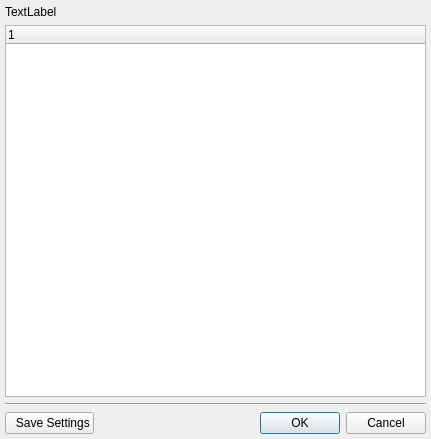
<?xml version="1.0" encoding="UTF-8"?>
<ui version="4.0">
 <class>ToOilExportDialog</class>
 <widget class="QDialog" name="ToOilExportDialog">
  <property name="geometry">
   <rect>
    <x>0</x>
    <y>0</y>
    <width>431</width>
    <height>439</height>
   </rect>
  </property>
  <property name="windowTitle">
   <string>Export to Oil software</string>
  </property>
  <layout class="QGridLayout" name="gridLayout">
   <property name="leftMargin">
    <number>5</number>
   </property>
   <property name="topMargin">
    <number>5</number>
   </property>
   <property name="rightMargin">
    <number>5</number>
   </property>
   <property name="bottomMargin">
    <number>5</number>
   </property>
   <item row="0" column="0">
    <widget class="QLabel" name="lblTitle">
     <property name="text">
      <string>TextLabel</string>
     </property>
    </widget>
   </item>
   <item row="1" column="0">
    <widget class="QTreeWidget" name="treeWidget">
     <column>
      <property name="text">
       <string notr="true">1</string>
      </property>
     </column>
    </widget>
   </item>
   <item row="2" column="0">
    <widget class="Line" name="line">
     <property name="orientation">
      <enum>Qt::Horizontal</enum>
     </property>
    </widget>
   </item>
   <item row="3" column="0">
    <layout class="QHBoxLayout" name="horizontalLayout">
     <item>
      <widget class="QPushButton" name="pbtSaveSettings">
       <property name="sizePolicy">
        <sizepolicy hsizetype="Maximum" vsizetype="Fixed">
         <horstretch>0</horstretch>
         <verstretch>0</verstretch>
        </sizepolicy>
       </property>
       <property name="text">
        <string>  Save Settings</string>
       </property>
      </widget>
     </item>
     <item>
      <spacer name="horizontalSpacer">
       <property name="orientation">
        <enum>Qt::Horizontal</enum>
       </property>
       <property name="sizeHint" stdset="0">
        <size>
         <width>40</width>
         <height>20</height>
        </size>
       </property>
      </spacer>
     </item>
     <item>
      <widget class="QDialogButtonBox" name="buttonBox">
       <property name="orientation">
        <enum>Qt::Horizontal</enum>
       </property>
       <property name="standardButtons">
        <set>QDialogButtonBox::Cancel|QDialogButtonBox::Ok</set>
       </property>
      </widget>
     </item>
    </layout>
   </item>
  </layout>
 </widget>
 <resources/>
 <connections>
  <connection>
   <sender>buttonBox</sender>
   <signal>accepted()</signal>
   <receiver>ToOilExportDialog</receiver>
   <slot>accept()</slot>
   <hints>
    <hint type="sourcelabel">
     <x>248</x>
     <y>254</y>
    </hint>
    <hint type="destinationlabel">
     <x>157</x>
     <y>274</y>
    </hint>
   </hints>
  </connection>
  <connection>
   <sender>buttonBox</sender>
   <signal>rejected()</signal>
   <receiver>ToOilExportDialog</receiver>
   <slot>reject()</slot>
   <hints>
    <hint type="sourcelabel">
     <x>316</x>
     <y>260</y>
    </hint>
    <hint type="destinationlabel">
     <x>286</x>
     <y>274</y>
    </hint>
   </hints>
  </connection>
 </connections>
</ui>
